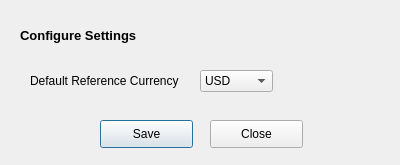
<?xml version="1.0" encoding="UTF-8"?>
<ui version="4.0">
 <class>Dialog</class>
 <widget class="QDialog" name="Dialog">
  <property name="geometry">
   <rect>
    <x>0</x>
    <y>0</y>
    <width>400</width>
    <height>165</height>
   </rect>
  </property>
  <property name="windowTitle">
   <string>Dialog</string>
  </property>
  <widget class="QLabel" name="label">
   <property name="geometry">
    <rect>
     <x>20</x>
     <y>20</y>
     <width>171</width>
     <height>31</height>
    </rect>
   </property>
   <property name="font">
    <font>
     <pointsize>10</pointsize>
     <bold>true</bold>
    </font>
   </property>
   <property name="text">
    <string>Configure Settings</string>
   </property>
  </widget>
  <widget class="QLabel" name="label_2">
   <property name="geometry">
    <rect>
     <x>30</x>
     <y>60</y>
     <width>171</width>
     <height>41</height>
    </rect>
   </property>
   <property name="text">
    <string>Default Reference Currency</string>
   </property>
  </widget>
  <widget class="QPushButton" name="pushButtonSave">
   <property name="geometry">
    <rect>
     <x>100</x>
     <y>120</y>
     <width>93</width>
     <height>28</height>
    </rect>
   </property>
   <property name="text">
    <string>Save</string>
   </property>
  </widget>
  <widget class="QPushButton" name="pushButtonClose">
   <property name="geometry">
    <rect>
     <x>210</x>
     <y>120</y>
     <width>93</width>
     <height>28</height>
    </rect>
   </property>
   <property name="text">
    <string>Close</string>
   </property>
  </widget>
  <widget class="QComboBox" name="comboBoxDefaultReferenceCurrency">
   <property name="geometry">
    <rect>
     <x>200</x>
     <y>70</y>
     <width>73</width>
     <height>22</height>
    </rect>
   </property>
   <item>
    <property name="text">
     <string>USD</string>
    </property>
   </item>
   <item>
    <property name="text">
     <string>KRW</string>
    </property>
   </item>
   <item>
    <property name="text">
     <string>JPY</string>
    </property>
   </item>
  </widget>
 </widget>
 <resources/>
 <connections/>
</ui>
